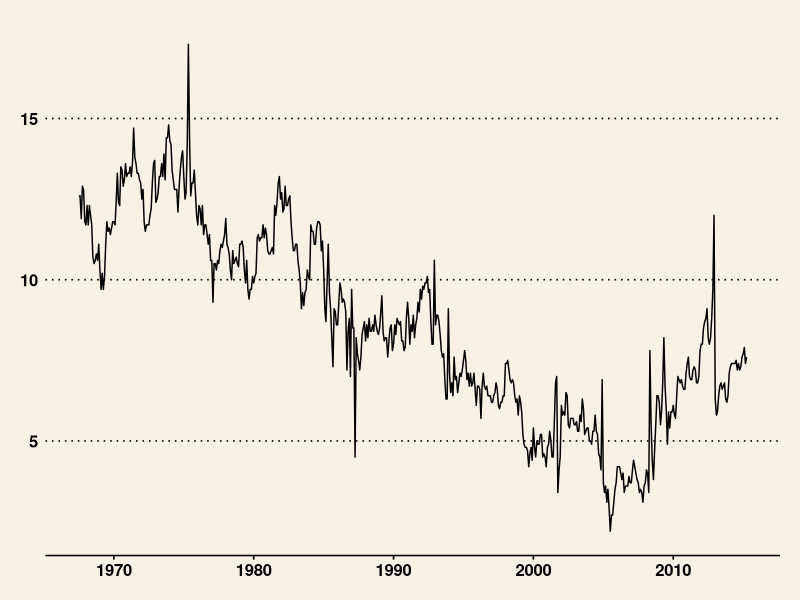
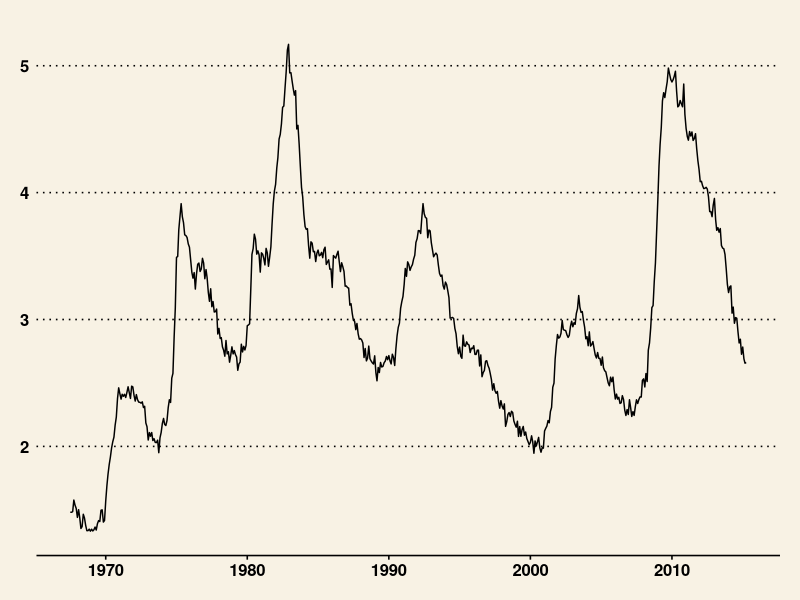
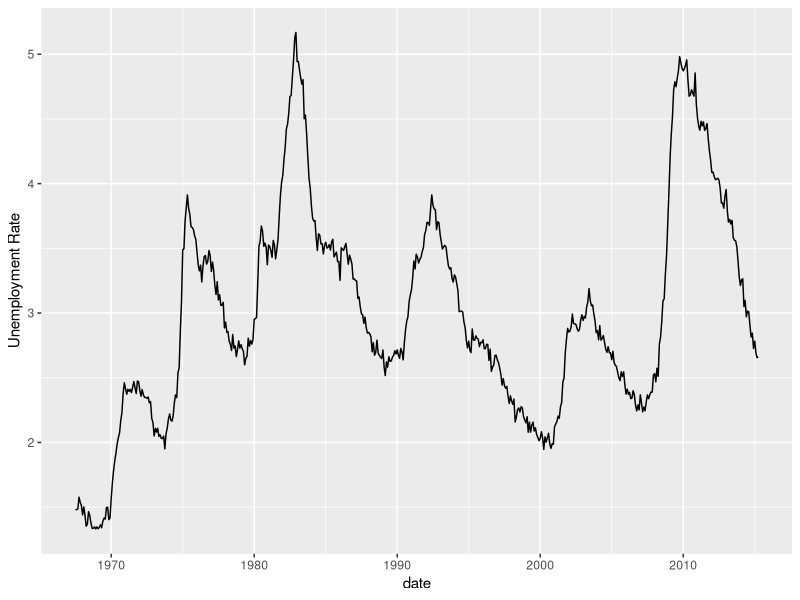
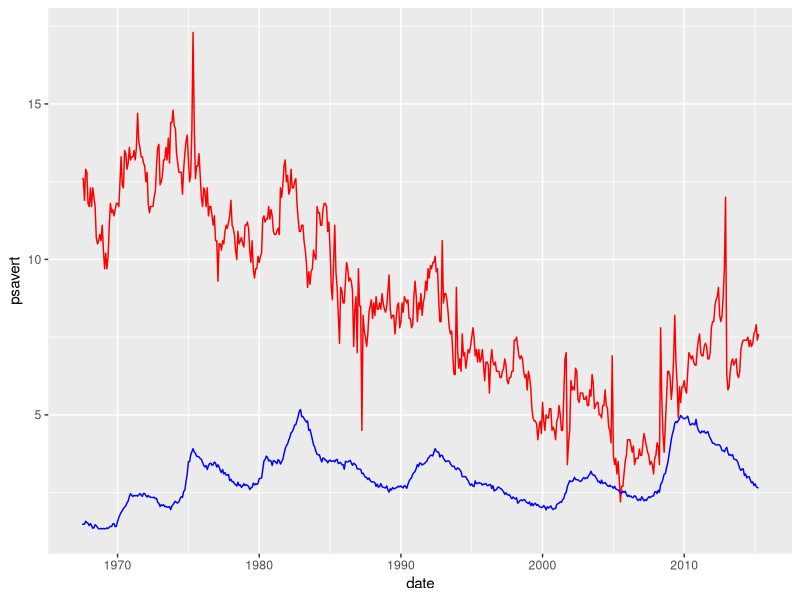
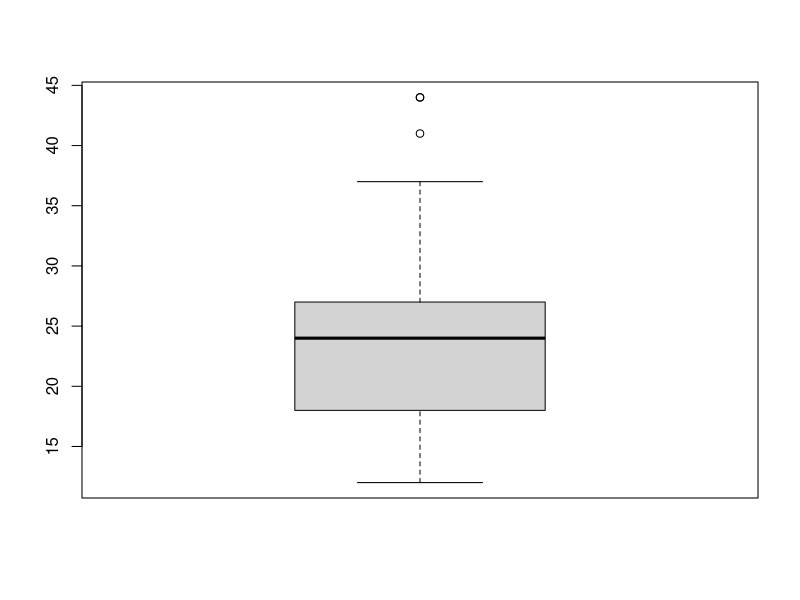
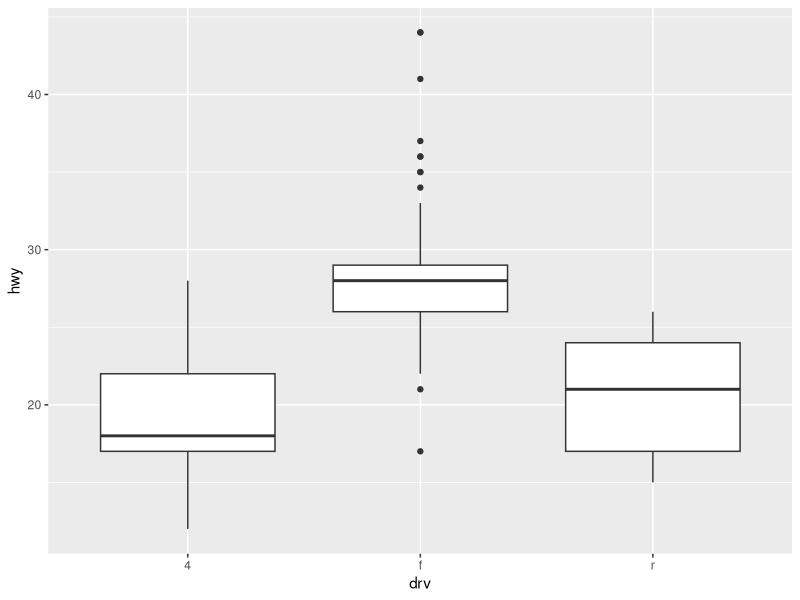
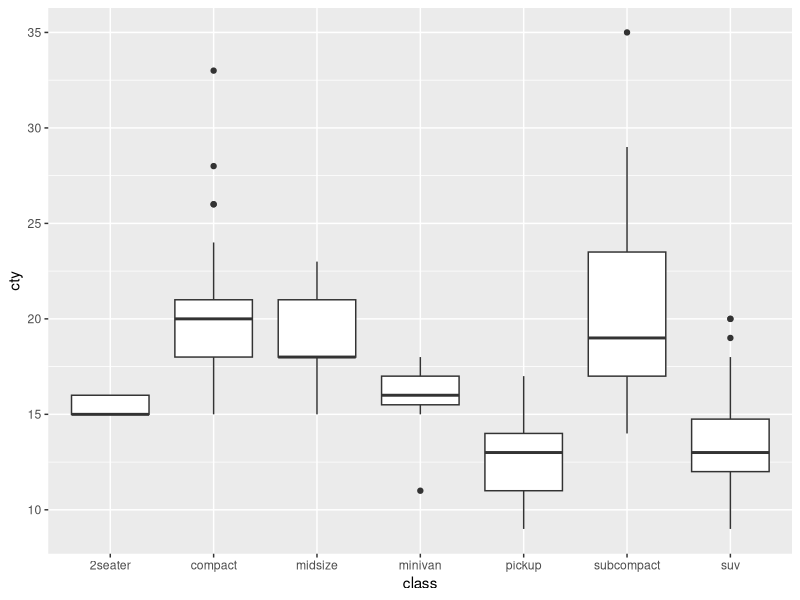
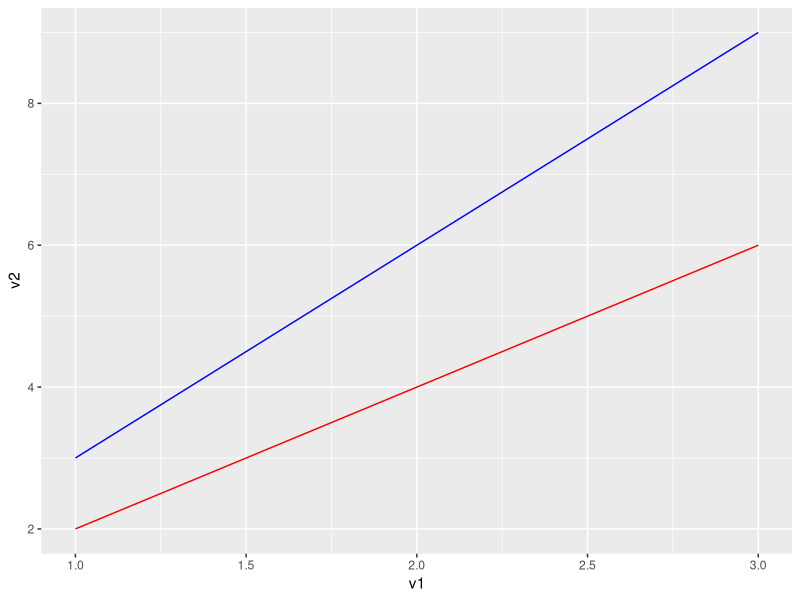

Reproduce these figures in R, in order.
install.packages("ggthemes")
library(tidyverse)
library(ggthemes)

# geom_line(): 선 그래프
# 시계열 데이터(시간에 따라 변하는 데이터)에서 자주 사용.
# 주식, 환율, 고용률/ 실업률
?economics

head(economics)

# economics 데이터 프레임에서
# 1) 개인저축률(psavert) 시계열 그래프

ggplot(data =  economics)+
  geom_line(mapping = aes(x =date, y= psavert))+
  theme_wsj()
# 2) 실업률
economics <- as.data.frame(ggplot2 :: economics)
head(economics)

economics <- economics %>% 
  mutate(unemp_rate = (unemploy/pop)*100)
economics

ggplot(data = economics)+ 
  geom_line(mapping = aes(x = date, y = unemp_rate))+
  theme_wsj()

ggplot(data = economics) +
  geom_line(mapping = aes(x = date,
                          y = (unemploy / pop)*100)) +
  ylab("Unemployment Rate")

# 하나의 plot에 두개의 line 그래프
ggplot(data = economics, mapping = aes(x = date)) +
  geom_line(mapping = aes(y = psavert), color ="red") +
  geom_line(mapping = aes(y = unemp_rate), color = "blue")

# box plot : 기술 통계량을 요약해서 보여주는 그래프
summary(mpg)
boxplot(mpg$hwy)
# IQR(Inter-Quartile Range ) = 3rd Qu.- 1st Qu.
IQR(mpg$hwy)

# ggplot2 패키지를 이용한 box plot
# 구동방식별 고속도로 연비의 box plot 

ggplot(data = mpg) +
  geom_boxplot(mapping = aes(x = drv, y = hwy))

# 자동차 class별 cty의 box plot
ggplot(data = mpg) +
  geom_boxplot(mapping =  aes(x = class, y = cty))

df_test <- data.frame(v1 = 1:3,v2 = 1:3 *2, v3= 1:3 * 3)
df_test 
ggplot(data = df_test, mapping = aes(x = v1))+
  geom_line(mapping = aes(y= v2), color = "red") + 
  geom_line(mapping = aes(y = v3), color = "blue")

df_pivot <- df_test %>% 
  pivot_longer(col = -v1, # cols = c("v2", "v3")
               names_to = "kind", values_to = "rate")
df_pivot

ggplot(data = df_pivot)+
  geom_line(mapping =  aes(x =v1, y=rate, group = kind, color = kind))

economics %>%
  mutate(unemp_rate = (unemploy / pop)*100) %>% 
  select(date, psavert, unemp_rate) %>% 
  pivot_longer(-date) %>% 
  ggplot() + geom_line(mapping = aes(x = date, y =value,
                                     color = name))

  
